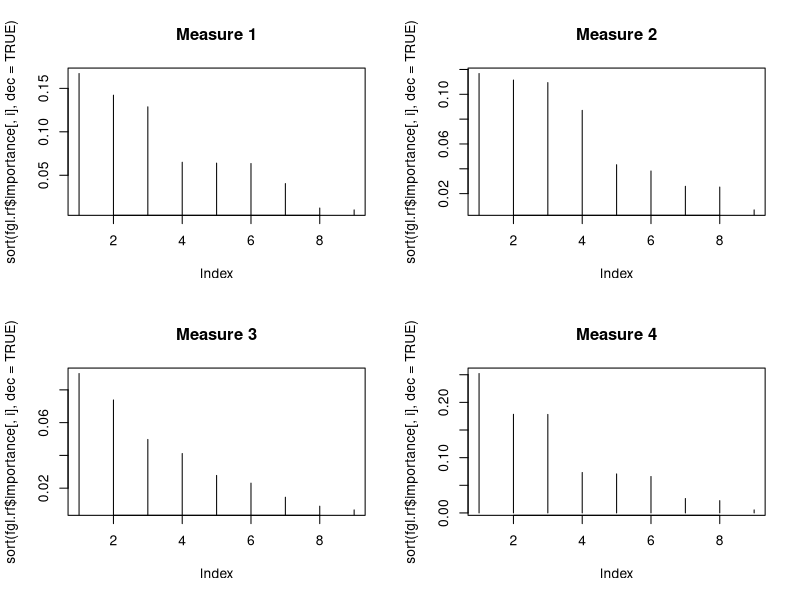

Write the R code that produced this figure.

####Loading the data####
install.packages("randomForest")
library(randomForest)
install.packages("MASS")
library(MASS)
data(fgl)
View(fgl)

####creating a random forest####
set.seed(17)
fgl.rf <- randomForest(type ~., data = fgl,
                       mtry = 2, importance = TRUE,
                       do.trace = 100)
print(fgl.rf)

####Model Comparison####
install.packages("ipred")
library(ipred)
set.seed(131)
error.RF <- numeric(10)
for (i in 1:10) {error.RF[i] <-errorest(type ~., data = fgl,
                                        model = randomForest,
                                        mtry = 2)$error}
summary(error.RF)
install.packages("e1071")
library(e1071)
set.seed(563)
error.SVM <- numeric(10)
for (i in 1:10) {error.SVM[i] <-errorest(type ~., data = fgl,
                                         model = svm, cost = 10,
                                         gamma = 1.5)$error}
summary(error.SVM)

par(mfrow = c(2, 2))
for (i in 1:4) {plot(sort(fgl.rf$importance[,i], dec = TRUE),
                     type = "h", main = paste("Measure", i))
  
}
View(fgl)

